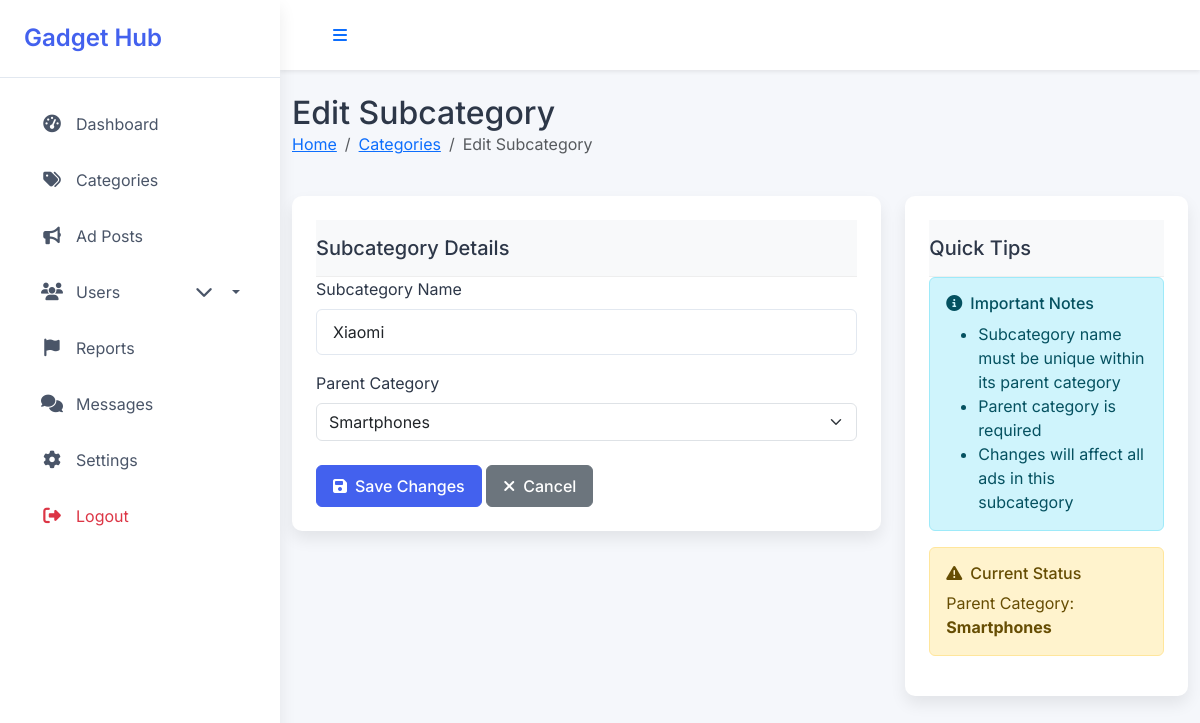
Screenshot of /admin/edit_subcategory.php?id=3 (signed in) with the database file from the repository.
### tables this page shows
CREATE TABLE `subcategories` (
  `id` int(11) NOT NULL,
  `name` varchar(100) NOT NULL,
  `category_id` int(11) NOT NULL,
  `ad_count` int(11) DEFAULT 0,
  `created_at` timestamp NOT NULL DEFAULT current_timestamp()
);

CREATE TABLE `categories` (
  `id` int(11) NOT NULL,
  `name` varchar(100) NOT NULL,
  `created_at` timestamp NOT NULL DEFAULT current_timestamp(),
  `image_path` varchar(255) DEFAULT NULL
);

### admin/edit_subcategory.php (the view, shortened to what this page needs)
<?php
require_once '../db.php';
$id = $_GET['id'];
$subcategory = $pdo->prepare("
    SELECT s.*, c.name as parent_name
    FROM subcategories s
    JOIN categories c ON s.category_id = c.id
    WHERE s.id = ?
");
$subcategory->execute([$id]);
$subcategory = $subcategory->fetch(PDO::FETCH_ASSOC);
$categories = $pdo->query("SELECT * FROM categories")->fetchAll(PDO::FETCH_ASSOC);
$errors = [];
?>
<!DOCTYPE html>
<html lang="en">
<head>
    <link href="https://cdn.jsdelivr.net/npm/bootstrap@5.3.0/dist/css/bootstrap.min.css" rel="stylesheet">
    <link rel="stylesheet" href="https://cdnjs.cloudflare.com/ajax/libs/font-awesome/6.4.0/css/all.min.css">
    <link rel="stylesheet" href="assets/css/admin-style.css">
</head>
<body>
    <?php include 'sidebar.php'; ?>
    <div class="main-content">
        <nav class="header navbar navbar-expand-lg navbar-light bg-white shadow-sm">
            <div class="container-fluid">
                <button class="btn btn-link toggle-sidebar d-none d-lg-block">
                    <i class="fas fa-bars"></i>
                </button>
            </div>
        </nav>
        <div class="container-fluid py-4">
            <div class="row mb-4">
                <div class="col-12">
                    <h2 class="mb-0">Edit Subcategory</h2>
                    <nav aria-label="breadcrumb">
                        <ol class="breadcrumb">
                            <li class="breadcrumb-item"><a href="dashboard.php">Home</a></li>
                            <li class="breadcrumb-item"><a href="categories.php">Categories</a></li>
                            <li class="breadcrumb-item active" aria-current="page">Edit Subcategory</li>
                        </ol>
                    </nav>
                </div>
            </div>
            <div class="row">
                <div class="col-lg-8">
                    <div class="table-card">
                        <div class="card-header py-3">
                            <h5 class="mb-0">Subcategory Details</h5>
                        </div>
                        <div class="card-body">
                            <form action="" method="POST">
                                <div class="mb-3">
                                    <label class="form-label">Subcategory Name</label>
                                    <input type="text"
                                           class="form-control <?= isset($errors['name']) ? 'is-invalid' : '' ?>"
                                           name="subcategory_name"
                                           value="<?= htmlspecialchars($subcategory['name']) ?>"
                                           required>
                                </div>
                                <div class="mb-3">
                                    <label class="form-label">Parent Category</label>
                                    <select class="form-select <?= isset($errors['category']) ? 'is-invalid' : '' ?>"
                                            name="parent_category"
                                            required>
                                        <?php foreach ($categories as $category): ?>
                                            <option value="<?= $category['id'] ?>"
                                                <?= $category['id'] == $subcategory['category_id'] ? 'selected' : '' ?>>
                                                <?= htmlspecialchars($category['name']) ?>
                                            </option>
                                        <?php endforeach; ?>
                                    </select>
                                </div>
                                <div class="mt-4">
                                    <button type="submit" class="btn btn-primary">
                                        <i class="fas fa-save me-2"></i>Save Changes
                                    </button>
                                    <a href="categories.php" class="btn btn-secondary">
                                        <i class="fas fa-times me-2"></i>Cancel
                                    </a>
                                </div>
                            </form>
                        </div>
                    </div>
                </div>
                <div class="col-lg-4">
                    <div class="table-card">
                        <div class="card-header py-3">
                            <h5 class="mb-0">Quick Tips</h5>
                        </div>
                        <div class="card-body">
                            <div class="alert alert-info">
                                <h6 class="alert-heading"><i class="fas fa-info-circle me-2"></i>Important Notes</h6>
                                <ul class="mb-0">
                                    <li>Subcategory name must be unique within its parent category</li>
                                    <li>Parent category is required</li>
                                    <li>Changes will affect all ads in this subcategory</li>
                                </ul>
                            </div>
                            <div class="alert alert-warning">
                                <h6 class="alert-heading"><i class="fas fa-exclamation-triangle me-2"></i>Current Status</h6>
                                <p class="mb-0">
                                    Parent Category: <strong><?= htmlspecialchars($subcategory['parent_name']) ?></strong>
                                </p>
                            </div>
                        </div>
                    </div>
                </div>
            </div>
        </div>
    </div>
</body>
</html>

### admin/assets/css/admin-style.css (style rules this page uses)
:root { --primary-color: #4361ee; --secondary-color: #3f37c9; --success-color: #4cc9f0; --info-color: #4895ef; --warning-color: #f72585; --danger-color: #e63946; --light-color: #f8f9fa; --dark-color: #212529; --sidebar-width: 280px; --header-height: 70px; --border-radius: 10px; --box-shadow: 0 0.5rem 1rem rgba(0, 0, 0, 0.08); --transition: all 0.3s ease; }
body { font-family: 'Inter', sans-serif; background-color: #f5f7fb; color: #2d3748; }
.main-content { margin-left: var(--sidebar-width); min-height: 100vh; transition: var(--transition); }
.header { height: var(--header-height); background: white; box-shadow: var(--box-shadow); padding: 0 1.5rem; }
.table-card { background: white; border-radius: var(--border-radius); box-shadow: var(--box-shadow); padding: 1.5rem; }
.card-header { background-color: #f8f9fa; border-bottom: 1px solid #eee; }
.btn { padding: 0.5rem 1rem; border-radius: 6px; font-weight: 500; transition: var(--transition); }
.btn-primary { background: var(--primary-color); border-color: var(--primary-color); }
.form-control { border-radius: 6px; border: 1px solid #e2e8f0; padding: 0.625rem 1rem; }

### rows the page displays
subcategories: subcategory_name "Xiaomi", parent_category "Smartphones", category.name "Smartphones"
